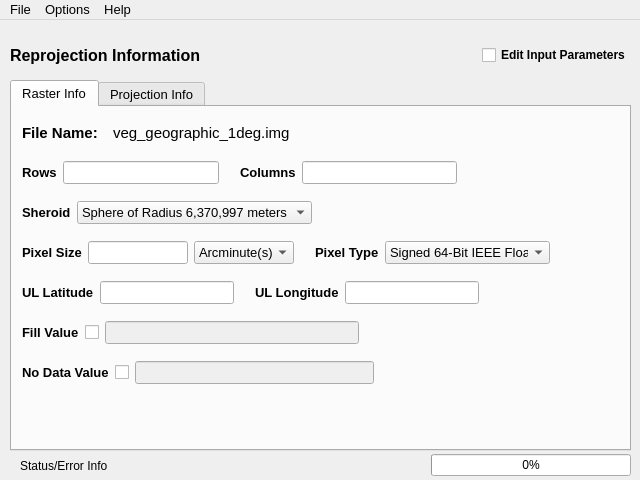
<?xml version="1.0" encoding="UTF-8"?>
<ui version="4.0">
 <class>Advanced</class>
 <widget class="QMainWindow" name="Advanced">
  <property name="geometry">
   <rect>
    <x>0</x>
    <y>0</y>
    <width>640</width>
    <height>480</height>
   </rect>
  </property>
  <property name="windowTitle">
   <string>MainWindow</string>
  </property>
  <widget class="QWidget" name="centralwidget">
   <widget class="QWidget" name="horizontalLayoutWidget">
    <property name="geometry">
     <rect>
      <x>10</x>
      <y>10</y>
      <width>621</width>
      <height>51</height>
     </rect>
    </property>
    <layout class="QHBoxLayout" name="hLayoutTitle">
     <item>
      <widget class="QLabel" name="ReprojectionInformation">
       <property name="font">
        <font>
         <pointsize>12</pointsize>
         <weight>75</weight>
         <bold>true</bold>
        </font>
       </property>
       <property name="text">
        <string>Reprojection Information</string>
       </property>
      </widget>
     </item>
     <item>
      <spacer name="horizontalSpacer">
       <property name="orientation">
        <enum>Qt::Horizontal</enum>
       </property>
       <property name="sizeHint" stdset="0">
        <size>
         <width>13</width>
         <height>20</height>
        </size>
       </property>
      </spacer>
     </item>
     <item>
      <widget class="QCheckBox" name="editInputParams">
       <property name="font">
        <font>
         <weight>75</weight>
         <bold>true</bold>
        </font>
       </property>
       <property name="text">
        <string>Edit Input Parameters</string>
       </property>
      </widget>
     </item>
    </layout>
   </widget>
   <widget class="QWidget" name="horizontalLayoutWidget_7">
    <property name="geometry">
     <rect>
      <x>20</x>
      <y>430</y>
      <width>611</width>
      <height>31</height>
     </rect>
    </property>
    <layout class="QHBoxLayout" name="hLayoutStatus">
     <item>
      <widget class="QLabel" name="labelStatus">
       <property name="text">
        <string>Status/Error Info</string>
       </property>
      </widget>
     </item>
     <item>
      <spacer name="horizontalSpacer_5">
       <property name="orientation">
        <enum>Qt::Horizontal</enum>
       </property>
       <property name="sizeHint" stdset="0">
        <size>
         <width>40</width>
         <height>20</height>
        </size>
       </property>
      </spacer>
     </item>
     <item>
      <widget class="QProgressBar" name="progressBar">
       <property name="minimumSize">
        <size>
         <width>200</width>
         <height>0</height>
        </size>
       </property>
       <property name="maximumSize">
        <size>
         <width>200</width>
         <height>16777215</height>
        </size>
       </property>
       <property name="value">
        <number>0</number>
       </property>
      </widget>
     </item>
    </layout>
   </widget>
   <widget class="QTabWidget" name="tabWidget">
    <property name="geometry">
     <rect>
      <x>10</x>
      <y>60</y>
      <width>621</width>
      <height>371</height>
     </rect>
    </property>
    <property name="font">
     <font>
      <pointsize>10</pointsize>
     </font>
    </property>
    <property name="currentIndex">
     <number>0</number>
    </property>
    <widget class="QWidget" name="tabRasterInfo">
     <attribute name="title">
      <string>Raster Info</string>
     </attribute>
     <widget class="QWidget" name="horizontalLayoutWidget_2">
      <property name="geometry">
       <rect>
        <x>10</x>
        <y>10</y>
        <width>591</width>
        <height>31</height>
       </rect>
      </property>
      <layout class="QHBoxLayout" name="hLayoutFile">
       <item>
        <widget class="QLabel" name="labelFileName">
         <property name="maximumSize">
          <size>
           <width>85</width>
           <height>16777215</height>
          </size>
         </property>
         <property name="font">
          <font>
           <pointsize>11</pointsize>
           <weight>75</weight>
           <bold>true</bold>
          </font>
         </property>
         <property name="text">
          <string>File Name:</string>
         </property>
        </widget>
       </item>
       <item>
        <widget class="QLabel" name="fileName">
         <property name="font">
          <font>
           <pointsize>11</pointsize>
          </font>
         </property>
         <property name="text">
          <string>veg_geographic_1deg.img</string>
         </property>
        </widget>
       </item>
      </layout>
     </widget>
     <widget class="QWidget" name="horizontalLayoutWidget_3">
      <property name="geometry">
       <rect>
        <x>10</x>
        <y>50</y>
        <width>591</width>
        <height>31</height>
       </rect>
      </property>
      <layout class="QHBoxLayout" name="hLayoutRowCol">
       <item>
        <widget class="QLabel" name="labelRows">
         <property name="font">
          <font>
           <weight>75</weight>
           <bold>true</bold>
          </font>
         </property>
         <property name="text">
          <string>Rows</string>
         </property>
        </widget>
       </item>
       <item>
        <widget class="QLineEdit" name="Rows">
         <property name="minimumSize">
          <size>
           <width>100</width>
           <height>0</height>
          </size>
         </property>
         <property name="acceptDrops">
          <bool>false</bool>
         </property>
        </widget>
       </item>
       <item>
        <spacer name="horizontalSpacer_2">
         <property name="orientation">
          <enum>Qt::Horizontal</enum>
         </property>
         <property name="sizeType">
          <enum>QSizePolicy::Minimum</enum>
         </property>
         <property name="sizeHint" stdset="0">
          <size>
           <width>15</width>
           <height>20</height>
          </size>
         </property>
        </spacer>
       </item>
       <item>
        <widget class="QLabel" name="labelCols">
         <property name="font">
          <font>
           <weight>75</weight>
           <bold>true</bold>
          </font>
         </property>
         <property name="text">
          <string>Columns</string>
         </property>
        </widget>
       </item>
       <item>
        <widget class="QLineEdit" name="Cols">
         <property name="minimumSize">
          <size>
           <width>100</width>
           <height>0</height>
          </size>
         </property>
         <property name="acceptDrops">
          <bool>false</bool>
         </property>
        </widget>
       </item>
       <item>
        <spacer name="horizontalSpacer_7">
         <property name="orientation">
          <enum>Qt::Horizontal</enum>
         </property>
         <property name="sizeHint" stdset="0">
          <size>
           <width>40</width>
           <height>20</height>
          </size>
         </property>
        </spacer>
       </item>
      </layout>
     </widget>
     <widget class="QWidget" name="horizontalLayoutWidget_4">
      <property name="geometry">
       <rect>
        <x>10</x>
        <y>130</y>
        <width>591</width>
        <height>31</height>
       </rect>
      </property>
      <layout class="QHBoxLayout" name="hLayoutPixels">
       <item>
        <widget class="QLabel" name="labelPixelSize">
         <property name="font">
          <font>
           <weight>75</weight>
           <bold>true</bold>
          </font>
         </property>
         <property name="text">
          <string>Pixel Size</string>
         </property>
        </widget>
       </item>
       <item>
        <widget class="QLineEdit" name="pixelSize">
         <property name="minimumSize">
          <size>
           <width>100</width>
           <height>0</height>
          </size>
         </property>
         <property name="maximumSize">
          <size>
           <width>75</width>
           <height>16777215</height>
          </size>
         </property>
         <property name="acceptDrops">
          <bool>false</bool>
         </property>
        </widget>
       </item>
       <item>
        <widget class="QComboBox" name="pixelUnits">
         <property name="minimumSize">
          <size>
           <width>100</width>
           <height>0</height>
          </size>
         </property>
         <property name="maximumSize">
          <size>
           <width>90</width>
           <height>16777215</height>
          </size>
         </property>
         <property name="currentIndex">
          <number>1</number>
         </property>
         <item>
          <property name="text">
           <string>Arcsecond(s)</string>
          </property>
         </item>
         <item>
          <property name="text">
           <string>Arcminute(s)</string>
          </property>
         </item>
         <item>
          <property name="text">
           <string>Degree(s)</string>
          </property>
         </item>
         <item>
          <property name="text">
           <string>Meter(s)</string>
          </property>
         </item>
        </widget>
       </item>
       <item>
        <spacer name="horizontalSpacer_8">
         <property name="orientation">
          <enum>Qt::Horizontal</enum>
         </property>
         <property name="sizeType">
          <enum>QSizePolicy::Minimum</enum>
         </property>
         <property name="sizeHint" stdset="0">
          <size>
           <width>15</width>
           <height>20</height>
          </size>
         </property>
        </spacer>
       </item>
       <item>
        <widget class="QLabel" name="labelPixelType">
         <property name="font">
          <font>
           <weight>75</weight>
           <bold>true</bold>
          </font>
         </property>
         <property name="text">
          <string>Pixel Type</string>
         </property>
        </widget>
       </item>
       <item>
        <widget class="QComboBox" name="pixelType">
         <property name="minimumSize">
          <size>
           <width>165</width>
           <height>0</height>
          </size>
         </property>
         <property name="maximumSize">
          <size>
           <width>165</width>
           <height>16777215</height>
          </size>
         </property>
         <property name="currentIndex">
          <number>7</number>
         </property>
         <item>
          <property name="text">
           <string>Signed 8-Bit Integer</string>
          </property>
         </item>
         <item>
          <property name="text">
           <string>Unsigned 8-Bit Integer</string>
          </property>
         </item>
         <item>
          <property name="text">
           <string>Signed 16-Bit Integer</string>
          </property>
         </item>
         <item>
          <property name="text">
           <string>Unsigned 16-Bit Integer</string>
          </property>
         </item>
         <item>
          <property name="text">
           <string>Signed 32-Bit Integer</string>
          </property>
         </item>
         <item>
          <property name="text">
           <string>Unsigned 32-Bit Integer</string>
          </property>
         </item>
         <item>
          <property name="text">
           <string>Signed 32-Bit IEEE Float</string>
          </property>
         </item>
         <item>
          <property name="text">
           <string>Signed 64-Bit IEEE Float</string>
          </property>
         </item>
        </widget>
       </item>
       <item>
        <spacer name="horizontalSpacer_11">
         <property name="orientation">
          <enum>Qt::Horizontal</enum>
         </property>
         <property name="sizeHint" stdset="0">
          <size>
           <width>40</width>
           <height>20</height>
          </size>
         </property>
        </spacer>
       </item>
      </layout>
     </widget>
     <widget class="QWidget" name="horizontalLayoutWidget_5">
      <property name="geometry">
       <rect>
        <x>10</x>
        <y>210</y>
        <width>591</width>
        <height>31</height>
       </rect>
      </property>
      <layout class="QHBoxLayout" name="hLayoutFill">
       <item>
        <widget class="QLabel" name="labelFillValue">
         <property name="minimumSize">
          <size>
           <width>0</width>
           <height>0</height>
          </size>
         </property>
         <property name="font">
          <font>
           <weight>75</weight>
           <bold>true</bold>
          </font>
         </property>
         <property name="text">
          <string>Fill Value</string>
         </property>
        </widget>
       </item>
       <item>
        <widget class="QCheckBox" name="fillEnable">
         <property name="text">
          <string/>
         </property>
        </widget>
       </item>
       <item>
        <widget class="QLineEdit" name="FillValue">
         <property name="enabled">
          <bool>false</bool>
         </property>
         <property name="minimumSize">
          <size>
           <width>100</width>
           <height>0</height>
          </size>
         </property>
         <property name="acceptDrops">
          <bool>false</bool>
         </property>
         <property name="readOnly">
          <bool>false</bool>
         </property>
        </widget>
       </item>
       <item>
        <spacer name="horizontalSpacer_3">
         <property name="orientation">
          <enum>Qt::Horizontal</enum>
         </property>
         <property name="sizeHint" stdset="0">
          <size>
           <width>40</width>
           <height>20</height>
          </size>
         </property>
        </spacer>
       </item>
      </layout>
     </widget>
     <widget class="QWidget" name="horizontalLayoutWidget_6">
      <property name="geometry">
       <rect>
        <x>10</x>
        <y>250</y>
        <width>591</width>
        <height>31</height>
       </rect>
      </property>
      <layout class="QHBoxLayout" name="hLayoutNoData">
       <item>
        <widget class="QLabel" name="labelNoDataValue">
         <property name="minimumSize">
          <size>
           <width>0</width>
           <height>0</height>
          </size>
         </property>
         <property name="font">
          <font>
           <weight>75</weight>
           <bold>true</bold>
          </font>
         </property>
         <property name="text">
          <string>No Data Value</string>
         </property>
        </widget>
       </item>
       <item>
        <widget class="QCheckBox" name="noDataValueEnable">
         <property name="text">
          <string/>
         </property>
        </widget>
       </item>
       <item>
        <widget class="QLineEdit" name="noDataValue">
         <property name="enabled">
          <bool>false</bool>
         </property>
         <property name="minimumSize">
          <size>
           <width>100</width>
           <height>0</height>
          </size>
         </property>
         <property name="acceptDrops">
          <bool>false</bool>
         </property>
         <property name="readOnly">
          <bool>false</bool>
         </property>
        </widget>
       </item>
       <item>
        <spacer name="horizontalSpacer_4">
         <property name="orientation">
          <enum>Qt::Horizontal</enum>
         </property>
         <property name="sizeHint" stdset="0">
          <size>
           <width>40</width>
           <height>20</height>
          </size>
         </property>
        </spacer>
       </item>
      </layout>
     </widget>
     <widget class="QWidget" name="horizontalLayoutWidget_8">
      <property name="geometry">
       <rect>
        <x>10</x>
        <y>90</y>
        <width>591</width>
        <height>31</height>
       </rect>
      </property>
      <layout class="QHBoxLayout" name="hLayoutSheroid">
       <item>
        <widget class="QLabel" name="labelSheroid">
         <property name="font">
          <font>
           <weight>75</weight>
           <bold>true</bold>
          </font>
         </property>
         <property name="text">
          <string>Sheroid</string>
         </property>
        </widget>
       </item>
       <item>
        <widget class="QComboBox" name="sheroidSelector">
         <property name="minimumSize">
          <size>
           <width>200</width>
           <height>0</height>
          </size>
         </property>
         <item>
          <property name="text">
           <string>Sphere of Radius 6,370,997 meters</string>
          </property>
         </item>
        </widget>
       </item>
       <item>
        <spacer name="horizontalSpacer_6">
         <property name="orientation">
          <enum>Qt::Horizontal</enum>
         </property>
         <property name="sizeHint" stdset="0">
          <size>
           <width>10</width>
           <height>20</height>
          </size>
         </property>
        </spacer>
       </item>
      </layout>
     </widget>
     <widget class="QWidget" name="horizontalLayoutWidget_9">
      <property name="geometry">
       <rect>
        <x>10</x>
        <y>170</y>
        <width>591</width>
        <height>31</height>
       </rect>
      </property>
      <layout class="QHBoxLayout" name="hLayoutUL">
       <item>
        <widget class="QLabel" name="labelULlat">
         <property name="font">
          <font>
           <weight>75</weight>
           <bold>true</bold>
          </font>
         </property>
         <property name="text">
          <string>UL Latitude</string>
         </property>
        </widget>
       </item>
       <item>
        <widget class="QLineEdit" name="Latitude">
         <property name="minimumSize">
          <size>
           <width>100</width>
           <height>0</height>
          </size>
         </property>
         <property name="acceptDrops">
          <bool>false</bool>
         </property>
        </widget>
       </item>
       <item>
        <spacer name="horizontalSpacer_9">
         <property name="orientation">
          <enum>Qt::Horizontal</enum>
         </property>
         <property name="sizeType">
          <enum>QSizePolicy::Minimum</enum>
         </property>
         <property name="sizeHint" stdset="0">
          <size>
           <width>15</width>
           <height>20</height>
          </size>
         </property>
        </spacer>
       </item>
       <item>
        <widget class="QLabel" name="labelULlon">
         <property name="font">
          <font>
           <weight>75</weight>
           <bold>true</bold>
          </font>
         </property>
         <property name="text">
          <string>UL Longitude</string>
         </property>
        </widget>
       </item>
       <item>
        <widget class="QLineEdit" name="Longitude">
         <property name="minimumSize">
          <size>
           <width>100</width>
           <height>0</height>
          </size>
         </property>
         <property name="acceptDrops">
          <bool>false</bool>
         </property>
        </widget>
       </item>
       <item>
        <spacer name="horizontalSpacer_10">
         <property name="orientation">
          <enum>Qt::Horizontal</enum>
         </property>
         <property name="sizeHint" stdset="0">
          <size>
           <width>40</width>
           <height>20</height>
          </size>
         </property>
        </spacer>
       </item>
      </layout>
     </widget>
    </widget>
    <widget class="QWidget" name="tabProjectionInfo">
     <attribute name="title">
      <string>Projection Info</string>
     </attribute>
     <widget class="QStackedWidget" name="stackedWidget">
      <property name="geometry">
       <rect>
        <x>10</x>
        <y>10</y>
        <width>591</width>
        <height>321</height>
       </rect>
      </property>
      <widget class="QWidget" name="page"/>
      <widget class="QWidget" name="page_2"/>
     </widget>
    </widget>
   </widget>
  </widget>
  <widget class="QMenuBar" name="menuBar">
   <property name="geometry">
    <rect>
     <x>0</x>
     <y>0</y>
     <width>640</width>
     <height>21</height>
    </rect>
   </property>
   <property name="font">
    <font>
     <pointsize>10</pointsize>
    </font>
   </property>
   <widget class="QMenu" name="menuFile">
    <property name="title">
     <string>File</string>
    </property>
    <addaction name="actionOpen"/>
    <addaction name="actionSave_Reprojection"/>
    <addaction name="separator"/>
    <addaction name="actionSelection_Screen"/>
    <addaction name="separator"/>
    <addaction name="actionExit"/>
   </widget>
   <widget class="QMenu" name="menuOptions">
    <property name="title">
     <string>Options</string>
    </property>
    <addaction name="actionLoad_Projection_Info"/>
    <addaction name="actionSave_Projection_Info"/>
    <addaction name="separator"/>
    <addaction name="actionToggle_Preview"/>
   </widget>
   <widget class="QMenu" name="menuHelp">
    <property name="title">
     <string>Help</string>
    </property>
    <addaction name="actionEdit_Author"/>
    <addaction name="actionUser_Guide"/>
    <addaction name="separator"/>
    <addaction name="actionAbout_dRasterBlaster"/>
    <addaction name="actionAbout_Qt"/>
   </widget>
   <addaction name="menuFile"/>
   <addaction name="menuOptions"/>
   <addaction name="menuHelp"/>
  </widget>
  <action name="actionOpen">
   <property name="icon">
    <iconset resource="resources.qrc">
     <normaloff>:/Images/document-open-516.png</normaloff>:/Images/document-open-516.png</iconset>
   </property>
   <property name="text">
    <string>Open</string>
   </property>
   <property name="font">
    <font>
     <pointsize>10</pointsize>
    </font>
   </property>
  </action>
  <action name="actionSave_Reprojection">
   <property name="icon">
    <iconset resource="resources.qrc">
     <normaloff>:/Images/document-save-516.png</normaloff>:/Images/document-save-516.png</iconset>
   </property>
   <property name="text">
    <string>Save Reprojection</string>
   </property>
   <property name="font">
    <font>
     <pointsize>10</pointsize>
    </font>
   </property>
  </action>
  <action name="actionSelection_Screen">
   <property name="icon">
    <iconset resource="resources.qrc">
     <normaloff>:/Images/mail-mark-task.png</normaloff>:/Images/mail-mark-task.png</iconset>
   </property>
   <property name="text">
    <string>Selection Screen</string>
   </property>
   <property name="font">
    <font>
     <pointsize>10</pointsize>
    </font>
   </property>
  </action>
  <action name="actionExit">
   <property name="icon">
    <iconset resource="resources.qrc">
     <normaloff>:/Images/document-close-316.png</normaloff>:/Images/document-close-316.png</iconset>
   </property>
   <property name="text">
    <string>Exit</string>
   </property>
   <property name="font">
    <font>
     <pointsize>10</pointsize>
    </font>
   </property>
  </action>
  <action name="actionLoad_Projection_Info">
   <property name="icon">
    <iconset resource="resources.qrc">
     <normaloff>:/Images/svn-commit.png</normaloff>:/Images/svn-commit.png</iconset>
   </property>
   <property name="text">
    <string>Load Projection Info</string>
   </property>
   <property name="font">
    <font>
     <pointsize>10</pointsize>
    </font>
   </property>
  </action>
  <action name="actionSave_Projection_Info">
   <property name="icon">
    <iconset resource="resources.qrc">
     <normaloff>:/Images/svn-update.png</normaloff>:/Images/svn-update.png</iconset>
   </property>
   <property name="text">
    <string>Save Projection Info</string>
   </property>
   <property name="font">
    <font>
     <pointsize>10</pointsize>
    </font>
   </property>
  </action>
  <action name="actionToggle_Preview">
   <property name="icon">
    <iconset resource="resources.qrc">
     <normaloff>:/Images/system-search-4.png</normaloff>:/Images/system-search-4.png</iconset>
   </property>
   <property name="text">
    <string>Toggle Preview</string>
   </property>
   <property name="font">
    <font>
     <pointsize>10</pointsize>
    </font>
   </property>
  </action>
  <action name="actionEdit_Author">
   <property name="icon">
    <iconset resource="resources.qrc">
     <normaloff>:/Images/configure-2.png</normaloff>:/Images/configure-2.png</iconset>
   </property>
   <property name="text">
    <string>Edit Author Info</string>
   </property>
   <property name="font">
    <font>
     <pointsize>10</pointsize>
    </font>
   </property>
  </action>
  <action name="actionUser_Guide">
   <property name="icon">
    <iconset resource="resources.qrc">
     <normaloff>:/Images/documentation.png</normaloff>:/Images/documentation.png</iconset>
   </property>
   <property name="text">
    <string>User Guide</string>
   </property>
   <property name="font">
    <font>
     <pointsize>10</pointsize>
    </font>
   </property>
  </action>
  <action name="actionAbout_dRasterBlaster">
   <property name="icon">
    <iconset resource="resources.qrc">
     <normaloff>:/Images/icon_16x16x32.png</normaloff>:/Images/icon_16x16x32.png</iconset>
   </property>
   <property name="text">
    <string>About dRasterBlaster</string>
   </property>
   <property name="font">
    <font>
     <pointsize>10</pointsize>
    </font>
   </property>
  </action>
  <action name="actionAbout_Qt">
   <property name="icon">
    <iconset resource="resources.qrc">
     <normaloff>:/Images/qt-logo.png</normaloff>:/Images/qt-logo.png</iconset>
   </property>
   <property name="text">
    <string>About Qt</string>
   </property>
   <property name="font">
    <font>
     <pointsize>10</pointsize>
    </font>
   </property>
  </action>
 </widget>
 <resources>
  <include location="resources.qrc"/>
 </resources>
 <connections/>
</ui>
